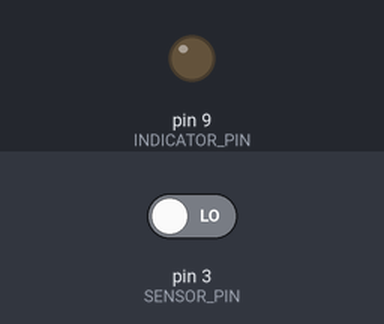
Recording of a sketch running on a simulated Arduino Uno, built with avr-gcc and run on an emulated ATmega328P. Shown: output pins drawn as LEDs (lit = HIGH). Inputs (shaded band) come from the test bench; at power-on: pin 3 (SENSOR_PIN) LOW.

Above: at 1.2 s.
1.3 s: pin 3 (SENSOR_PIN) driven HIGH
At 1.8 s:
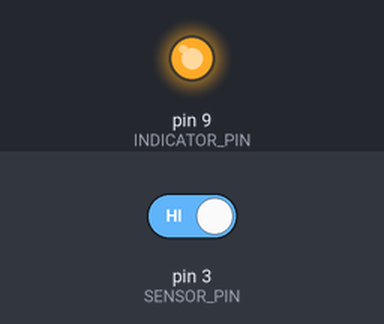
Timing chart, 0 to 4.3 s (numbered marks = the images above; inputs shaded):
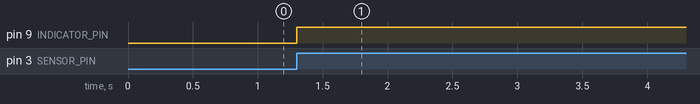

The sketch:

code_01.ino
```cpp
#include <Arduino.h>

const uint8_t SENSOR_PIN = 3;
const uint8_t INDICATOR_PIN = 9;

unsigned long last_sample_time = 0;
unsigned long last_alert_time = 0;

int last_debounced_state = LOW;
bool state = false;
void checkVibrationSensor();

void setup() {
  Serial.begin(9600);
  pinMode(SENSOR_PIN, INPUT);
  pinMode(INDICATOR_PIN, OUTPUT);
  digitalWrite(INDICATOR_PIN, state);
}

void loop() {
  unsigned long currentTime = millis();
  if (currentTime - last_sample_time >= 20) {
    last_sample_time = currentTime;
    checkVibrationSensor();
  }
}

void checkVibrationSensor() {
  unsigned long currentTime = millis();
  int currentState = digitalRead(SENSOR_PIN);
  if (currentState == HIGH && last_debounced_state == LOW) {

    if (currentTime - last_alert_time >= 150) {
      last_alert_time = currentTime;

      state = !state;
      digitalWrite(INDICATOR_PIN, state);
    }
  }
  last_debounced_state = currentState;
}
```

Measured:
- after the input at 1.3 s, pin 9 (INDICATOR_PIN): LOW → HIGH at once
